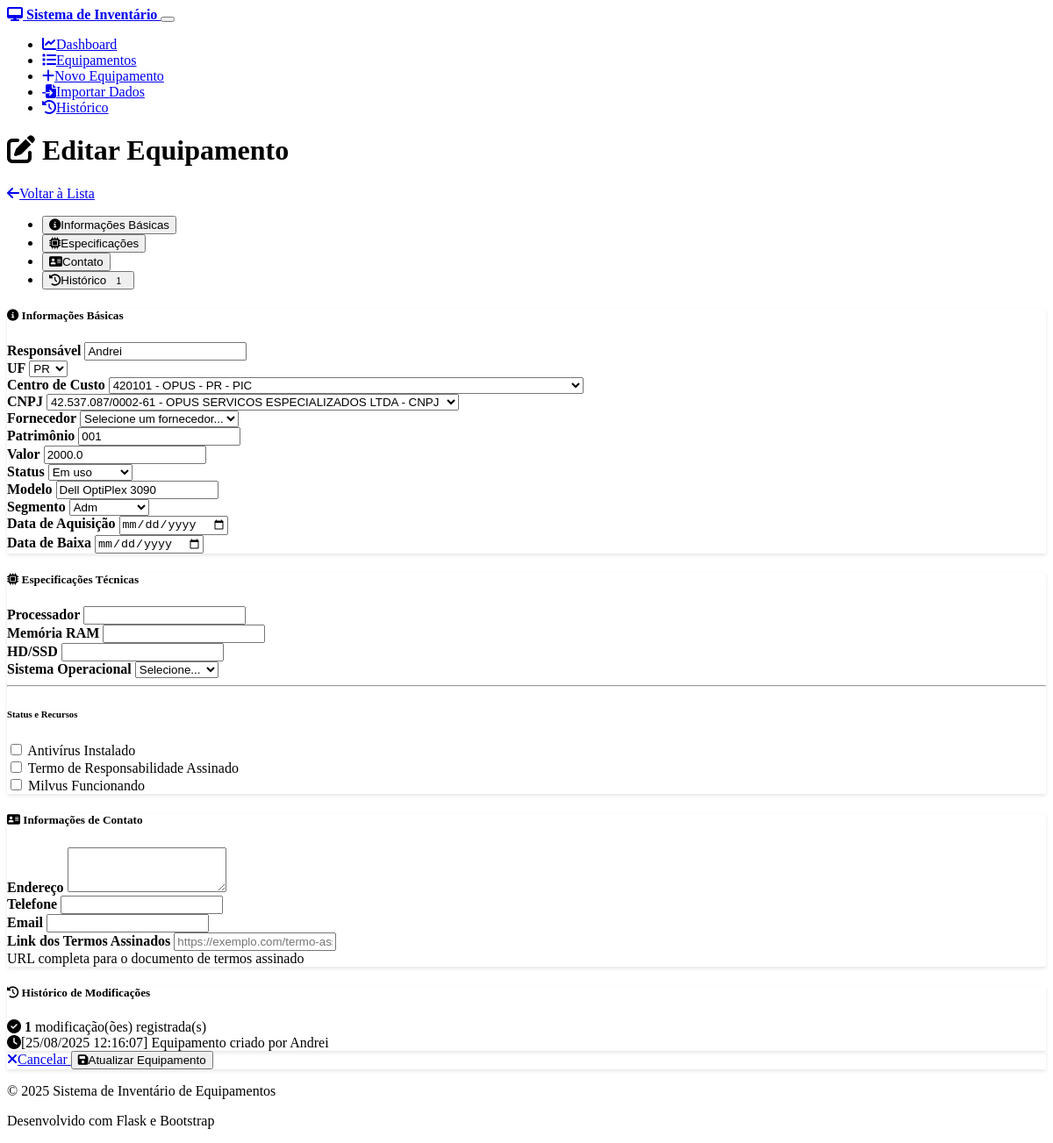
The page /equipment/1/edit on the database as committed earlier.
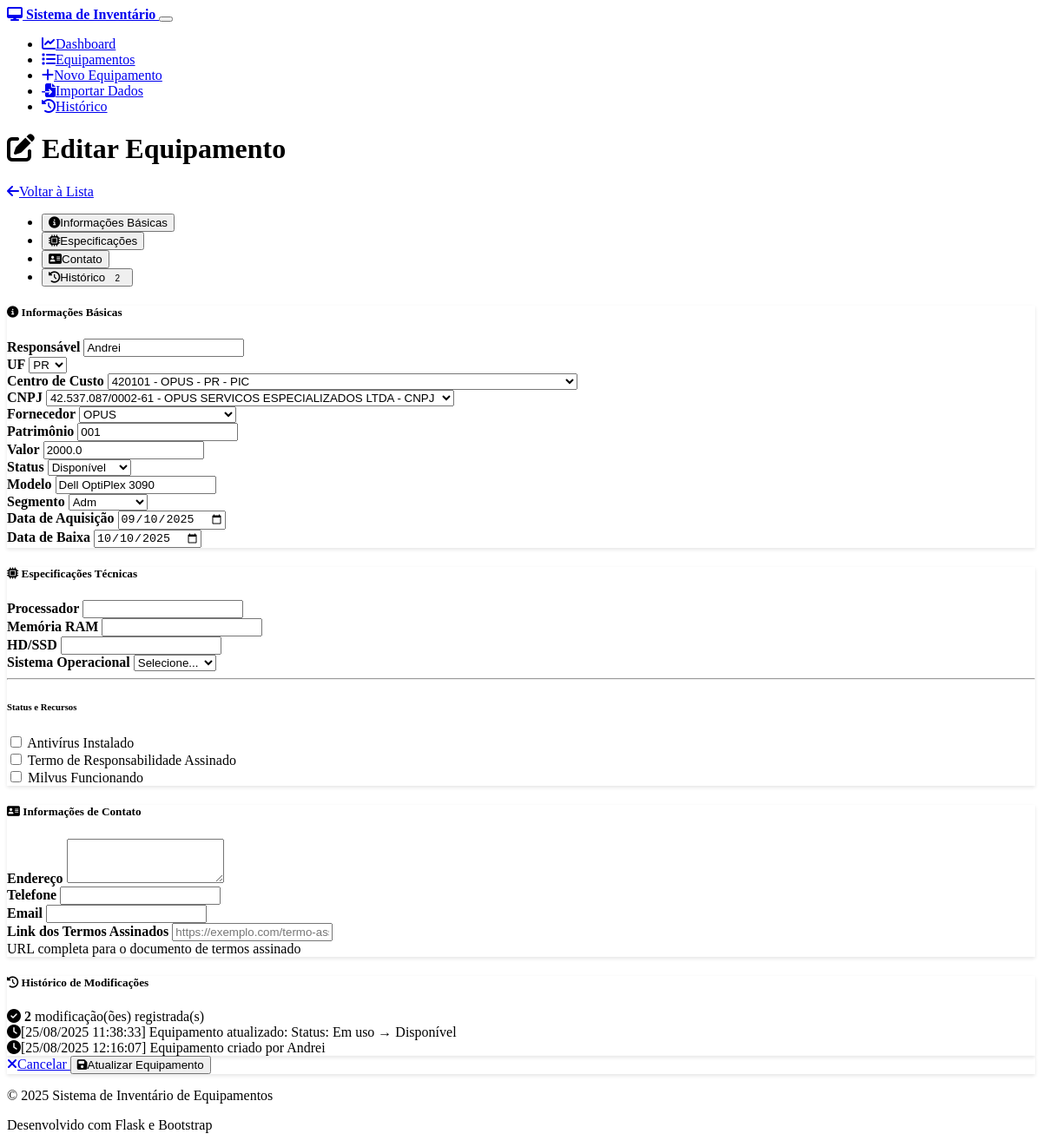
The same page on the database as committed later.
### models.py (models this page shows, shortened)
class Equipment(db.Model):
    __tablename__ = 'equipment'
    id = db.Column(db.Integer, primary_key=True)
    responsavel = db.Column(db.String(100), nullable=False)
    uf = db.Column(db.String(2), nullable=False)
    cc = db.Column(db.String(20), nullable=False)  # Centro de Custo
    cnpj = db.Column(db.Text, nullable=False)  # Mudando para Text para permitir múltiplos CNPJs
    fornecedor = db.Column(db.String(100), nullable=True)  # Novo campo fornecedor
    modelo = db.Column(db.String(100), nullable=False)
    status = db.Column(db.String(50), nullable=False, default='Em uso')
    patrimonio = db.Column(db.String(50), unique=True, nullable=False)
    valor = db.Column(db.Float, nullable=False, default=0.0)
    marca = db.Column(db.String(50), nullable=True)
    processador = db.Column(db.String(100), nullable=True)
    memoria_ram = db.Column(db.String(20), nullable=True)
    hd_ssd = db.Column(db.String(50), nullable=True)
    sistema_operacional = db.Column(db.String(50), nullable=True)
    antivirus = db.Column(db.Boolean, default=False)
    termo_assinado = db.Column(db.Boolean, default=False)
    milvus_funcionando = db.Column(db.Boolean, default=False)
    data_aquisicao = db.Column(db.Date, nullable=True)
    data_baixa = db.Column(db.Date, nullable=True)
    created_at = db.Column(db.DateTime, default=datetime.utcnow)
    updated_at = db.Column(db.DateTime, default=datetime.utcnow, onupdate=datetime.utcnow)
    endereco = db.Column(db.String(200), nullable=True)
    telefone = db.Column(db.String(20), nullable=True)
    email = db.Column(db.String(100), nullable=True)
    link_termos = db.Column(db.String(500), nullable=True)  # Link dos termos assinados
    historico_modificacoes = db.Column(db.Text, nullable=True)  # Histórico de modificações
    def get_history(self):
        import json
        if not self.historico_modificacoes:
            return []
        try:
            historico = json.loads(self.historico_modificacoes)
            if isinstance(historico, list):
                return historico
            else:
                return [str(historico)]
        except:
            return [str(self.historico_modificacoes)]  # Fallback for non-JSON data

### routes.py (the view, shortened to what this page needs)
@app.route('/equipment/<int:id>/edit', methods=['GET', 'POST'])
def equipment_edit(id):
    equipment = Equipment.query.get_or_404(id)
    form = EquipmentForm(obj=equipment)
    return render_template('equipment_form.html', form=form, title='Editar Equipamento', equipment=equipment)

### templates/equipment_form.html (shortened to what the changed rows need)
{% extends "base.html" %}
{% block content %}
<div class="row">
    <div class="col-12">
        <div class="d-flex justify-content-between align-items-center mb-4">
            <h1>
                <i class="fas fa-{% if equipment %}edit{% else %}plus{% endif %} me-2"></i>
                {{ title }}
            </h1>
        </div>
    </div>
</div>
<div class="row">
    <div class="col-12">
        <ul class="nav nav-tabs mb-4" id="equipmentTabs" role="tablist">
            <li class="nav-item" role="presentation">
                <button class="nav-link" id="history-tab" data-bs-toggle="tab" data-bs-target="#history" type="button" role="tab">
                    <i class="fas fa-history me-2"></i>Histórico
                    {% if equipment and equipment.get_history() %}
                        <span class="badge bg-primary ms-1">{{ equipment.get_history()|length }}</span>
                    {% endif %}
                </button>
            </li>
        </ul>
        <form method="POST" novalidate>
            <div class="tab-content" id="equipmentTabContent">
                <div class="tab-pane fade show active" id="basic" role="tabpanel">
                    <div class="card mb-4">
                        <div class="card-body">
                            <div class="row">
                                <div class="col-md-6 mb-3">
                                    {{ form.responsavel.label(class="form-label") }}
                                    {{ form.responsavel(class="form-control" + (" is-invalid" if form.responsavel.errors else "")) }}
                                </div>
                                <div class="col-md-3 mb-3">
                                    {{ form.uf.label(class="form-label") }}
                                    {{ form.uf(class="form-select" + (" is-invalid" if form.uf.errors else "")) }}
                                </div>
                                <div class="col-md-3 mb-3">
                                    {{ form.cc.label(class="form-label") }}
                                    {{ form.cc(class="form-select" + (" is-invalid" if form.cc.errors else "")) }}
                                </div>
                            </div>
                            <div class="row">
                                <div class="col-md-6 mb-3">
                                    {{ form.cnpj.label(class="form-label") }}
                                    {{ form.cnpj(class="form-select" + (" is-invalid" if form.cnpj.errors else "")) }}
                                </div>
                                <div class="col-md-6 mb-3">
                                    {{ form.fornecedor.label(class="form-label") }}
                                    {{ form.fornecedor(class="form-select" + (" is-invalid" if form.fornecedor.errors else "")) }}
                                </div>
                            </div>
                            <div class="row">
                                <div class="col-md-4 mb-3">
                                    {{ form.patrimonio.label(class="form-label") }}
                                    {{ form.patrimonio(class="form-control" + (" is-invalid" if form.patrimonio.errors else "")) }}
                                </div>
                                <div class="col-md-4 mb-3">
                                    {{ form.valor.label(class="form-label") }}
                                    {{ form.valor(class="form-control" + (" is-invalid" if form.valor.errors else ""), step="0.01") }}
                                </div>
                                <div class="col-md-4 mb-3">
                                    {{ form.status.label(class="form-label") }}
                                    {{ form.status(class="form-select" + (" is-invalid" if form.status.errors else "")) }}
                                </div>
                            </div>
                            <div class="row">
                                <div class="col-md-6 mb-3">
                                    {{ form.modelo.label(class="form-label") }}
                                    {{ form.modelo(class="form-control" + (" is-invalid" if form.modelo.errors else "")) }}
                                </div>
                                <div class="col-md-6 mb-3">
                                    {{ form.marca.label(class="form-label") }}
                                    {{ form.marca(class="form-control") }}
                                </div>
                            </div>
                            <div class="row">
                                <div class="col-md-6 mb-3">
                                    {{ form.data_aquisicao.label(class="form-label") }}
                                    {{ form.data_aquisicao(class="form-control") }}
                                </div>
                                <div class="col-md-6 mb-3">
                                    {{ form.data_baixa.label(class="form-label") }}
                                    {{ form.data_baixa(class="form-control") }}
                                </div>
                            </div>
                        </div>
                    </div>
                </div>
                <div class="tab-pane fade" id="specs" role="tabpanel">
                    <div class="card mb-4">
                        <div class="card-body">
                            <div class="row">
                                <div class="col-md-4 mb-3">
                                    {{ form.processador.label(class="form-label") }}
                                    {{ form.processador(class="form-control") }}
                                </div>
                                <div class="col-md-4 mb-3">
                                    {{ form.memoria_ram.label(class="form-label") }}
                                    {{ form.memoria_ram(class="form-control") }}
                                </div>
                                <div class="col-md-4 mb-3">
                                    {{ form.hd_ssd.label(class="form-label") }}
                                    {{ form.hd_ssd(class="form-control") }}
                                </div>
                            </div>
                            <div class="row">
                                <div class="col-md-6 mb-3">
                                    {{ form.sistema_operacional.label(class="form-label") }}
                                    {{ form.sistema_operacional(class="form-select") }}
                                </div>
                            </div>
                            <div class="row">
                                <div class="col-md-4 mb-3">
                                    <div class="form-check">
                                        {{ form.antivirus(class="form-check-input") }}
                                        {{ form.antivirus.label(class="form-check-label") }}
                                    </div>
                                </div>
                                <div class="col-md-4 mb-3">
                                    <div class="form-check">
                                        {{ form.termo_assinado(class="form-check-input") }}
                                        {{ form.termo_assinado.label(class="form-check-label") }}
                                    </div>
                                </div>
                                <div class="col-md-4 mb-3">
                                    <div class="form-check">
                                        {{ form.milvus_funcionando(class="form-check-input") }}
                                        {{ form.milvus_funcionando.label(class="form-check-label") }}
                                    </div>
                                </div>
                            </div>
                        </div>
                    </div>
                </div>
                <div class="tab-pane fade" id="contact" role="tabpanel">
                    <div class="card mb-4">
                        <div class="card-body">
                            <div class="row">
                                <div class="col-md-12 mb-3">
                                    {{ form.endereco.label(class="form-label") }}
                                    {{ form.endereco(class="form-control", rows="3") }}
                                </div>
                            </div>
                            <div class="row">
                                <div class="col-md-6 mb-3">
                                    {{ form.telefone.label(class="form-label") }}
                                    {{ form.telefone(class="form-control") }}
                                </div>
                                <div class="col-md-6 mb-3">
                                    {{ form.email.label(class="form-label") }}
                                    {{ form.email(class="form-control" + (" is-invalid" if form.email.errors else "")) }}
                                </div>
                            </div>
                            <div class="row">
                                <div class="col-md-12 mb-3">
                                    {{ form.link_termos.label(class="form-label") }}
                                    {{ form.link_termos(class="form-control" + (" is-invalid" if form.link_termos.errors else "")) }}
                                    <div class="form-text">URL completa para o documento de termos assinado</div>
                                </div>
                            </div>
                        </div>
                    </div>
                </div>
                <div class="tab-pane fade" id="history" role="tabpanel">
                    <div class="card mb-4">
                        <div class="card-body">
                            {% if equipment and equipment.get_history() %}
                                <div class="alert alert-success mb-3">
                                    <i class="fas fa-check-circle me-2"></i>
                                    <strong>{{ equipment.get_history()|length }}</strong> modificação(ões) registrada(s)
                                </div>
                                <div class="timeline">
                                    {% for entry in equipment.get_history()[::-1] %}
                                    <div class="timeline-item mb-3">
                                        <div class="alert alert-primary mb-0">
                                            <i class="fas fa-clock me-2"></i>{{ entry }}
                                        </div>
                                    </div>
                                    {% endfor %}
                                </div>
                            {% endif %}
                        </div>
                    </div>
                </div>
            </div>
        </form>
    </div>
</div>
{% endblock %}

Rows that differ between the two databases and show on the page:
changed Equipment "Andrei": fornecedor "Selecione um fornecedor..." → "OPUS"; status "Em uso" → "Disponível"; data_aquisicao (not shown) → "09/10/2025"; data_baixa (not shown) → "10/10/2025"
Other text that changed with them:
{{ equipment.get_history()|length }}: "1" → "2"
new list line: "[25/08/2025 11:38:33] Equipamento atualizado: Status: Em uso → Disponível"
